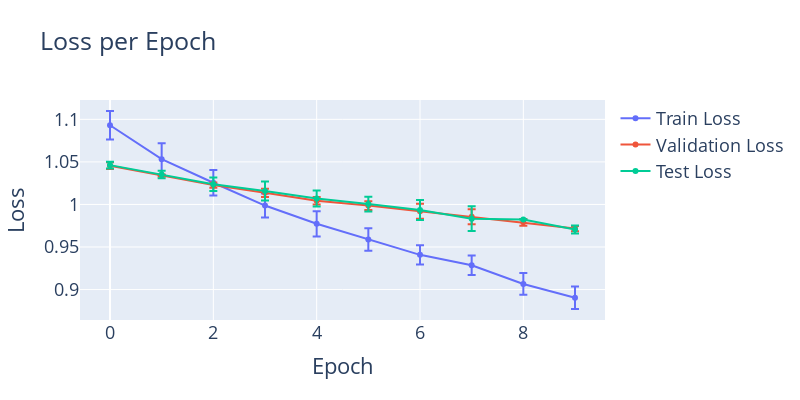

Notebook code cell kept with this figure:
### Code cell
fig = plot(df, 
         x_axis='epoch', 
         y_axiss = ['train_loss', 'val_loss', 'test_loss'], 
         x_axis_title = 'Epoch',
         y_axis_title = 'Loss',
         legend_names=['Train Loss', 'Validation Loss', 'Test Loss'],
         title='Loss per Epoch')
fig.show()

### Figure 1 — Plotly figure (JSON) as saved in the notebook; plotly's stock layout.template omitted (floating-point values rounded to 4 significant figures)
{"data": [{"error_y": {"array": [0.01674, 0.01872, 0.01485, 0.01413, 0.01481, 0.01324, 0.01139, 0.01154, 0.01279, 0.01321], "type": "data"}, "name": "Train Loss", "type": "scatter", "x": [0, 1, 2, 3, 4, 5, 6, 7, 8, 9], "y": [1.093, 1.053, 1.026, 0.9987, 0.9773, 0.9587, 0.9408, 0.9285, 0.9066, 0.8903]}, {"error_y": {"array": [0.003994, 0.001162, 0.003155, 0.004881, 0.004504, 0.005117, 0.008864, 0.008868, 0.003938, 0.003094], "type": "data"}, "name": "Validation Loss", "type": "scatter", "x": [0, 1, 2, 3, 4, 5, 6, 7, 8, 9], "y": [1.046, 1.034, 1.023, 1.014, 1.004, 0.9986, 0.9919, 0.9856, 0.979, 0.9717]}, {"error_y": {"array": [0.004017, 0.004395, 0.008015, 0.01113, 0.009385, 0.008563, 0.01181, 0.01449, 0.0002074, 0.004627], "type": "data"}, "name": "Test Loss", "type": "scatter", "x": [0, 1, 2, 3, 4, 5, 6, 7, 8, 9], "y": [1.046, 1.035, 1.024, 1.016, 1.007, 1.0, 0.9934, 0.9833, 0.9824, 0.9706]}], "layout": {"font": {"size": 18}, "height": 400, "hovermode": "x", "title": {"text": "Loss per Epoch"}, "width": 800, "xaxis": {"title": {"text": "Epoch"}}, "yaxis": {"title": {"text": "Loss"}}}}
